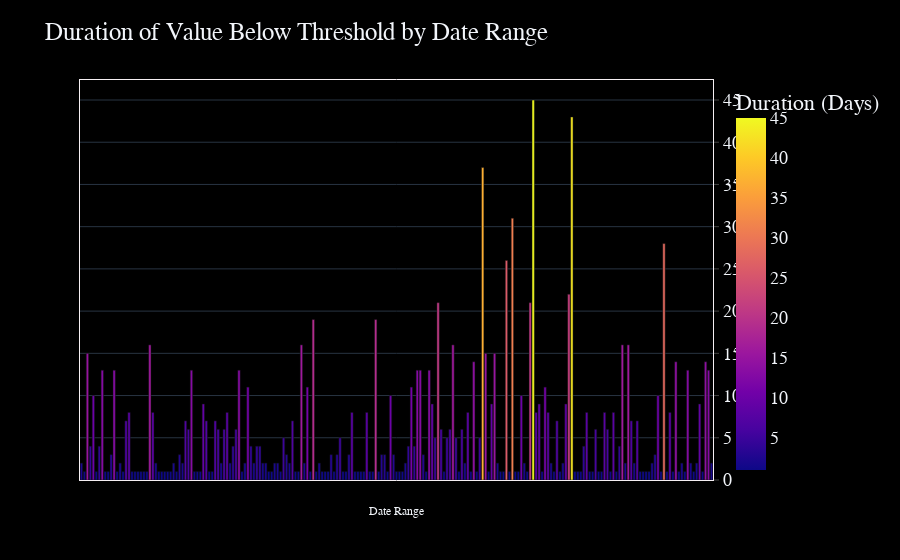

Here is the notebook cell this chart was saved with:
### Code cell
# Create a new column for x-axis labels showing min and max date
below['label'] = below.apply(lambda x: f"{x['min'].strftime('%Y-%m-%d')} to {x['max'].strftime('%Y-%m-%d')}", axis=1)


# Plot with Plotly
fig = px.bar(
    below,
    x='label',
    y='duration_days',
    labels={'label': 'Date Range', 'duration_days': 'Duration (Days)'},
    color='duration_days'
)

# Customize layout
fig.update_layout(
    title='Duration of Value Below Threshold by Date Range',
    xaxis_title='',  # No x-axis title (to place it below the chart)
    yaxis_title='',  # Remove y-axis label
    xaxis=dict(
        tickmode='array',
        tickvals=[],
        showticklabels=False  # Hide x-axis tick labels
    ),
    yaxis=dict(
        title=''  # Remove y-axis label
    ),
    # Place x-axis label below the chart
    margin=dict(t=80),  # Increase top margin to make space for x-axis label
    annotations=[
        dict(
            xref='paper',
            yref='paper',
            x=0.5,
            y=-0.1,  # Adjust this value to position the x-axis label below the chart
            text='Date Range',  # X-axis label
            showarrow=False,
            font=dict(size=12)  # Adjust font size if needed
        )
    ]
)

# Show the plot
fig.show()

### Figure 1 — Plotly figure (JSON) as saved in the notebook; plotly's stock layout.template omitted (floating-point values rounded to 4 significant figures; data arrays with more than 128 entries replaced by an {"elided": "..."} marker saying what was removed)
{"data": [{"alignmentgroup": "True", "hovertemplate": "Date Range=%{x}<br>Duration (Days)=%{marker.color}<extra></extra>", "legendgroup": "", "marker": {"color": {"elided": "213 int values"}, "coloraxis": "coloraxis", "pattern": {"shape": ""}}, "name": "", "offsetgroup": "", "orientation": "v", "showlegend": false, "textposition": "auto", "type": "bar", "x": {"elided": "213 str values"}, "xaxis": "x", "y": {"elided": "213 int values"}, "yaxis": "y"}], "layout": {"annotations": [{"font": {"size": 12}, "showarrow": false, "text": "Date Range", "x": 0.5, "xref": "paper", "y": -0.1, "yref": "paper"}], "barmode": "relative", "coloraxis": {"colorbar": {"title": {"text": "Duration (Days)"}}, "colorscale": [[0, "#0d0887"], [0.1111, "#46039f"], [0.2222, "#7201a8"], [0.3333, "#9c179e"], [0.4444, "#bd3786"], [0.5556, "#d8576b"], [0.6667, "#ed7953"], [0.7778, "#fb9f3a"], [0.8889, "#fdca26"], [1, "#f0f921"]]}, "legend": {"tracegroupgap": 0}, "margin": {"t": 80}, "title": {"text": "Duration of Value Below Threshold by Date Range"}, "xaxis": {"anchor": "y", "domain": [0, 1], "showticklabels": false, "tickmode": "array", "tickvals": [], "title": {"text": ""}}, "yaxis": {"anchor": "x", "domain": [0, 1], "title": {"text": ""}}}}
